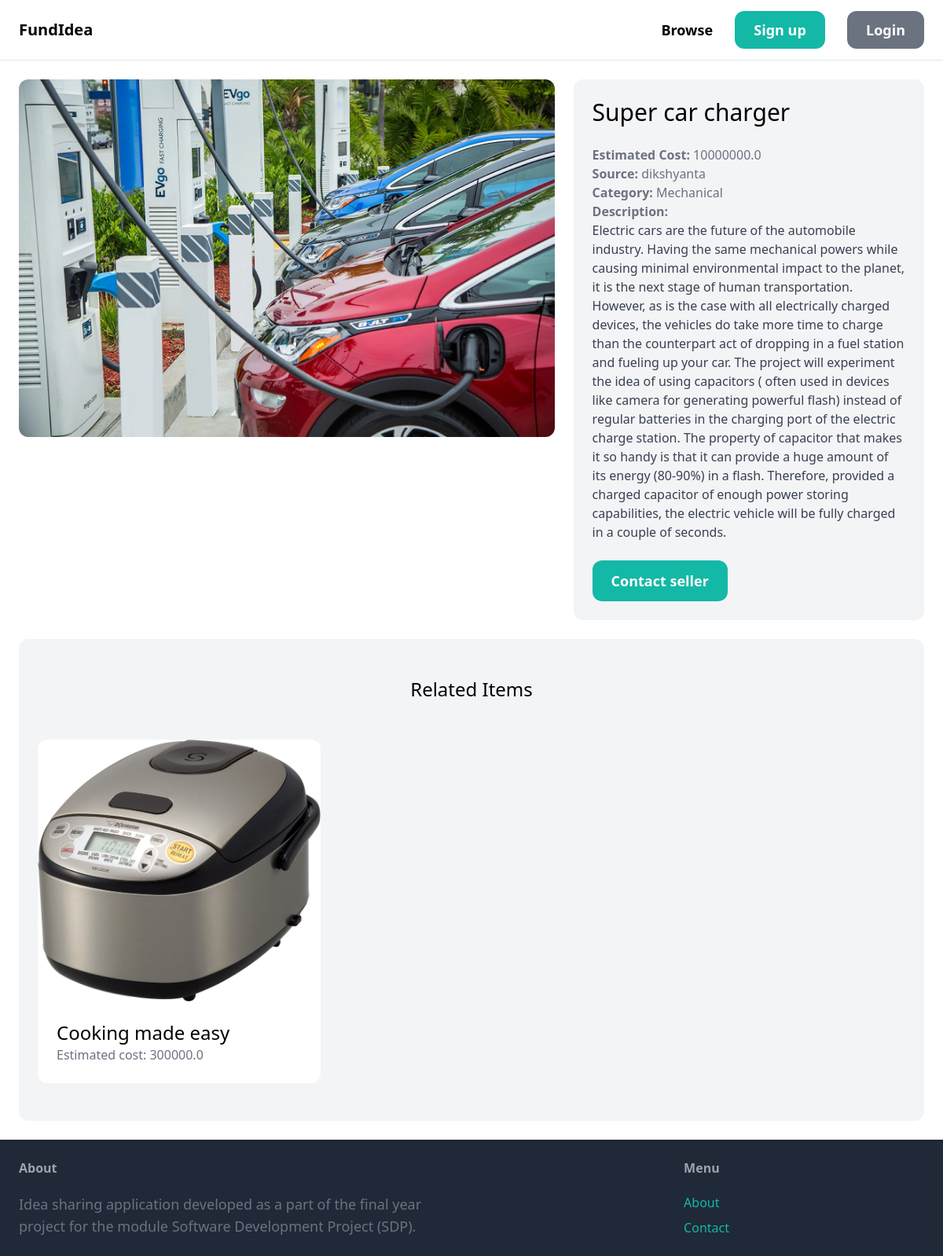
/items/6/, run on the app's committed database.
### item/models.py (models this page shows, shortened)
class Item(models.Model):
    category = models.ForeignKey(Category,related_name='items', on_delete=models.CASCADE)
    name = models.CharField(max_length=255)
    description = models.TextField(blank=True, null=True)
    price = models.FloatField()
    image = models.ImageField(upload_to='item_images', blank=True, null=True)
    is_sold = models.BooleanField(default=False)
    created_by = models.ForeignKey(User, related_name='items',on_delete=models.CASCADE)
    created_at = models.DateTimeField(auto_now_add=True)

class Category(models.Model):
    name = models.CharField(max_length=255)
    class Meta:
        ordering = ('name',)
        verbose_name_plural = 'Categories'
    def __str__(self):
        return self.name

### item/views.py (the view)
# urls.py: path('<int:pk>/', views.detail, name='detail'),
def detail(request, pk):
    item = get_object_or_404(Item, pk=pk)
    related_items = Item.objects.filter(category=item.category, is_sold=False).exclude(pk=pk)[0:3]
    return render(request, 'item/detail.html', {
        'item': item,
        'related_items': related_items
    })

### item/templates/item/detail.html
{% extends 'core/base.html' %} {% block title %}{{ item.name }}{% endblock %}
{% block content %}
<div class="grid grid-cols-5 gap-6">
  <div class="col-span-3">
    <img src="{{ item.image.url }}" class="rounded-xl" />
  </div>
  <div class="col-span-2 p-6 bg-gray-100 rounded-xl">
    <h1 class="mb-6 text-3xl">{{ item.name}}</h1>
    <p class="text-gray-500"><strong>Estimated Cost: </strong> {{ item.price}}</p>
    <p class="text-gray-500"><strong>Source: </strong> {{ item.created_by.username }}</p>
    <p class="text-gray-500"><strong>Category: </strong> {{ item.category }}</p>
    {% if item.description %}
      <p class="text-gray-700">
        <strong class="text-gray-500">Description:</strong><br>
        {{ item.description }}
      </p>
    {% endif %}
    {% if request.user == item.created_by %}
      <div class="mt-6 p-6 bg-white rounded-xl">
        <p>Item by you</p>
        <a href="{% url 'item:edit' item.id %}" class="inline-block mt-6 px-6 py-3 text-lg font-semibold bg-teal-500 text-white rounded-xl">Edit item</a>
        <a href="{% url 'item:delete' item.id %}" class="inline-block mt-6 px-6 py-3 text-lg font-semibold bg-red-500 text-white rounded-xl">Delete item</a>
      </div>
    {% else %}
      <a href="{% url 'communication:new' item.id %}" class="inline-block mt-6 px-6 py-3 text-lg font-semibold bg-teal-500 text-white rounded-xl hover:bg-teal-700">Contact seller</a>
    {% endif%}
  </div>
</div>
<div class="mt-6 px-6 py-12 bg-gray-100 rounded-xl">
  <h2 class="mb-12 text-2xl text-center">Related Items</h2>
   <div class="grid grid-cols-3 gap-3">
        {% for item in related_items %}
        <div>
            <a href="{% url 'item:detail' item.id %}">
                <div>
                    <img src="{{ item.image.url }}" class="rounded-t-xl">
                </div>
                <div class="p-6 bg-white rounded-b-xl">
                    <h2 class="text-2xl">{{ item.name }}</h2>
                    <p class="text-gray-500">Estimated cost: {{item.price}}</p>
                </div>
        </div>
        {% endfor %}
   </div>
</div>
{% endblock %}

### core/templates/core/base.html (shortened to what this page needs)
<!DOCTYPE html>
<html>
  <head>
    <script src="https://cdn.tailwindcss.com"></script>
  </head>
  <body>
    <nav
      class="py-6 px-6 flex justify-between items-center border-b border-gray-200"
    >
      <a href="/" class="text-xl font-semibold">FundIdea</a>
      <div class="space-x-6">
        <a href="{% url 'item:items' %}" class="text-lg font-semibold hover:text-gray-500">Browse</a>
        {% if request.user.is_authenticated %}
        <a
          href="{% url 'item:new' %}"
          class="px-6 py-3 text-lg font-semibold bg-teal-500 text-white rounded-xl hover:bg-teal-700"
          >New item</a
        >
        <a
          href="{% url 'communication:inbox' %}"
          class="px-6 py-3 text-lg font-semibold bg-teal-500 text-white rounded-xl hover:bg-teal-700"
          >Inbox</a
        >
        <a
          href="{% url 'dashboard:index' %}"
          class="px-6 py-3 text-lg font-semibold bg-gray-500 text-white rounded-xl hover:bg-gray-700"
          >My Items</a
        >
        <a
          href="{% url 'core:signup' %}"
          class="px-6 py-3 text-lg font-semibold bg-gray-500 text-white rounded-xl hover:bg-gray-700"
          >Log Out</a
        >
        {% else %}
        <a
          href="{% url 'core:signup' %}"
          class="px-6 py-3 text-lg font-semibold bg-teal-500 text-white rounded-xl hover:bg-teal-700"
          >Sign up</a
        >
        <a
          href="{% url 'core:login' %}"
          class="px-6 py-3 text-lg font-semibold bg-gray-500 text-white rounded-xl hover:bg-gray-700"
          >Login</a
        >
        {% endif %}
      </div>
    </nav>
    <div class="px-6 py-6">{% block content %} {% endblock %}</div>
    <footer class="py-6 px-6 flex justfiy-between bg-gray-800">
      <div class="w-2/3 pr-10">
        <h3 class="mb-5 font-semibold text-gray-400">About</h3>
        <p class="text-lg text-gray-500">
          Idea sharing application developed as a part of the final year project for the module Software Development Project (SDP).
        </p>
      </div>
      <div class="w-1/3">
        <h3 class="mb-5 font-semibold text-gray-400">Menu</h3>
        <ul class="space-y-2">
          <li>
            <a href="{% url 'core:about' %}" class="text=lg text-teal-500 hover:text-teal-700"
              >About</a
            >
          </li>
          <li>
            <a
              href="{% url 'core:contact' %}"
              class="text=lg text-teal-500 hover:text-teal-700"
              >Contact</a
            >
          </li>
        </ul>
      </div>
    </footer>
  </body>
</html>

### data on the page
Item: image (picture), name "Super car charger", price "10000000.0", created_by.username "dikshyanta", category "Mechanical", description "Electric cars are the future of the automobile industry. Having the same mechanical powers while causing minimal environmental impact to the planet, it is the next stage of human transportation. However, as is the case with all electrically charged devices, the vehicles do take more time to charge than the counterpart act of dropping in a fuel station and fueling up your car. The project will experiment the idea of using capacitors ( often used in devices like camera for generating powerful flash) instead of regular batteries in the charging port of the electric charge station. The property of capacitor that makes it so handy is that it can provide a huge amount of its energy (80-90%) in a…"
Item: image (picture), name "Cooking made easy", price "300000.0"
